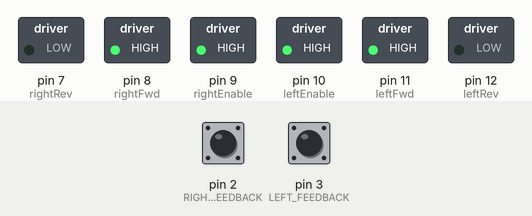
Bench run of a sketch on a simulated Arduino Uno, built with avr-gcc and run on an emulated ATmega328P. Parts: switched loads named in the sketch (green lamp = pin HIGH). The test bench sets the inputs (shaded band); at power-on: pin 2 (RIGHT_FEEDBACK) HIGH, pin 3 (LEFT_FEEDBACK) HIGH.

Above: at 0.1 s.
Timing chart, 0 to 1.6 s (numbered marks = the images above):
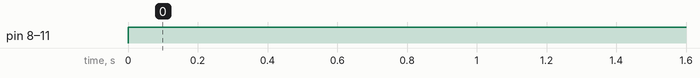

The sketch:

Story_6.ino
```cpp
// Motor control pins
const int leftRev     = 12;
const int leftFwd     = 11;
const int leftEnable  = 10;

const int rightEnable = 9;
const int rightFwd    = 8;
const int rightRev    = 7;

const int LEFT_FEEDBACK  = 3;
const int RIGHT_FEEDBACK = 2;

volatile int leftcounter  = 0;
volatile int rightcounter = 0;

const int COUNTS_PER_METER = 435;
const int TARGET_DISTANCE  = 2;
const int TARGET_COUNTS    = COUNTS_PER_METER * TARGET_DISTANCE;

void LeftMotorISR() {
  leftcounter++;
}

void RightMotorISR() {
  rightcounter++;
}
void moveForward() {
  digitalWrite(leftEnable, HIGH);
  digitalWrite(leftFwd, HIGH);
  digitalWrite(leftRev, LOW);

  digitalWrite(rightEnable, HIGH);
  digitalWrite(rightFwd, HIGH);
  digitalWrite(rightRev, LOW);
}

void stopMotors() {
  digitalWrite(leftEnable, LOW);
  digitalWrite(rightEnable, LOW);

  digitalWrite(leftFwd, LOW);
  digitalWrite(leftRev, LOW);
  digitalWrite(rightFwd, LOW);
  digitalWrite(rightRev, LOW);
}
void story6() {
  leftcounter  = 0;
  rightcounter = 0;

  moveForward();

  while ((leftcounter + rightcounter) / 2 < TARGET_COUNTS) {
  }

  stopMotors();
  exit(0);
}

void setup() {
  Serial.begin(115200);

  pinMode(leftRev, OUTPUT);
  pinMode(leftFwd, OUTPUT);
  pinMode(leftEnable, OUTPUT);

  pinMode(rightEnable, OUTPUT);
  pinMode(rightFwd, OUTPUT);
  pinMode(rightRev, OUTPUT);

  pinMode(LEFT_FEEDBACK, INPUT_PULLUP);
  pinMode(RIGHT_FEEDBACK, INPUT_PULLUP);

  attachInterrupt(digitalPinToInterrupt(LEFT_FEEDBACK), LeftMotorISR, RISING);
  attachInterrupt(digitalPinToInterrupt(RIGHT_FEEDBACK), RightMotorISR, RISING);
}

void loop() {
  story6();   // runs once after reset
}
```

Measured:
- by itself, pin 8 (rightFwd), pin 9 (rightEnable), pin 10 (leftEnable), pin 11 (leftFwd): LOW → HIGH at 0.00 s
